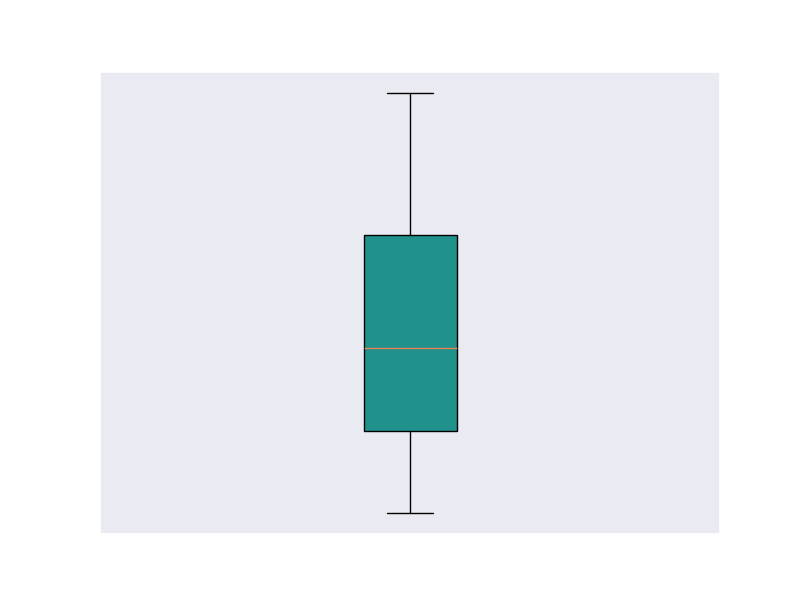

This chart was generated by the following Python code:
import matplotlib.pyplot as plt
import numpy as np

all_books = [11, 12, 15, 9, 10, 
             5, 7, 8, 6, 10, 7, 
             12, 15, 14, 17, 19]

fig, ax = plt.subplots(figsize=(8, 6))

box = ax.boxplot(all_books, vert=True, patch_artist=True)

# Set the color of the box
box_color = plt.cm.viridis(0.5)
box['boxes'][0].set_facecolor(box_color)

# Eliminate stylistic elements
ax.set_xticks([])
ax.set_yticks([])

plt.show()
